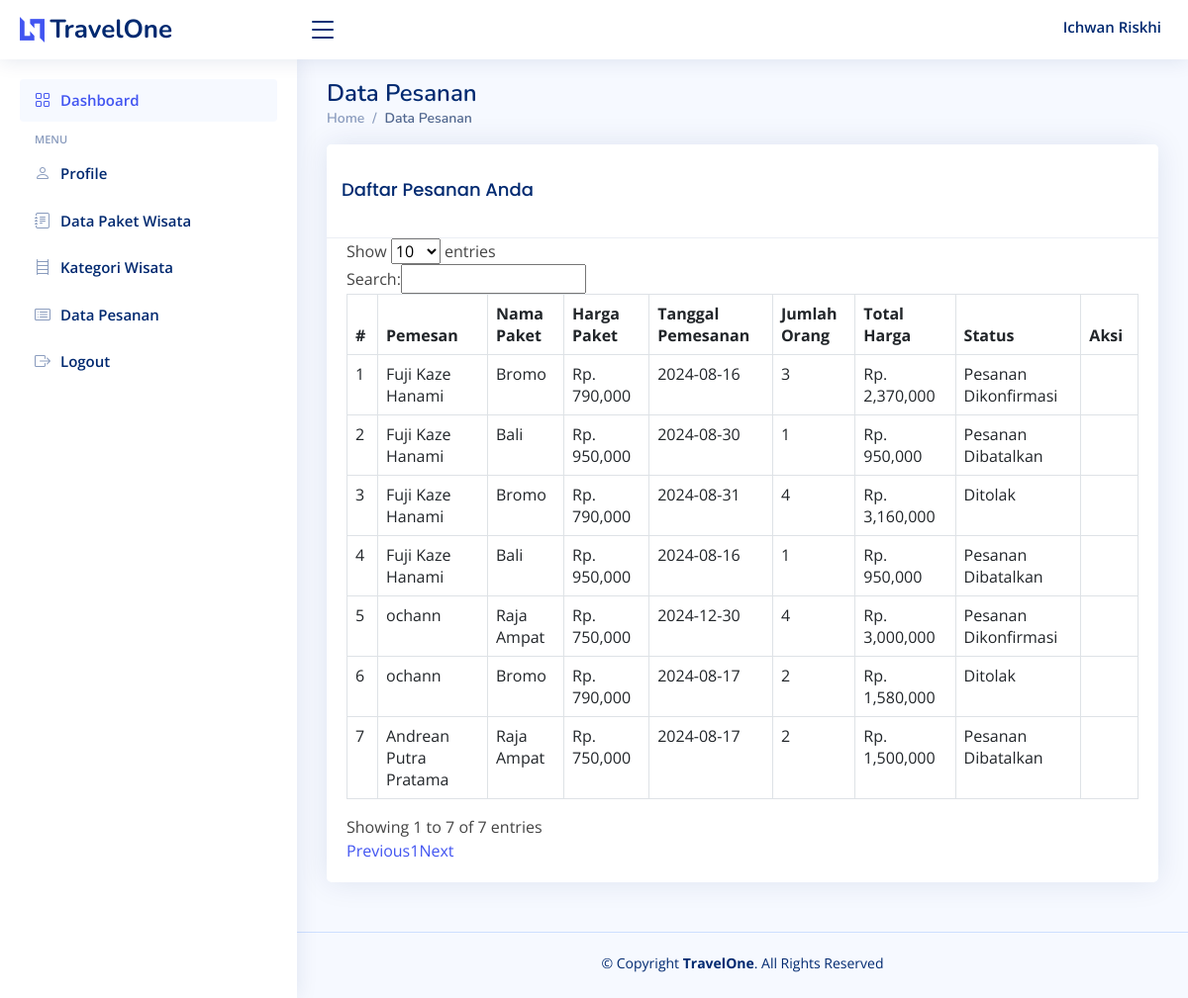
The app's page /admin/pesanan.php (signed in) with its own data.
### tables this page shows
CREATE TABLE `users` (
  `user_id` int(5) NOT NULL,
  `nama_lengkap` varchar(30) NOT NULL,
  `email` varchar(30) NOT NULL,
  `password` varchar(15) NOT NULL,
  `telephone` varchar(13) DEFAULT NULL,
  `gender` enum('pria','wanita') DEFAULT NULL,
  `profile_picture` varchar(255) NOT NULL,
  `role` enum('user','admin') NOT NULL
);

CREATE TABLE `orders` (
  `order_id` int(11) NOT NULL,
  `user_id` int(5) NOT NULL,
  `package_id` int(11) NOT NULL,
  `booking_date` date NOT NULL,
  `num_people` int(11) NOT NULL,
  `total_price` decimal(10,2) NOT NULL,
  `status` enum('Pending','Confirmed','Cancelled','Unverified','Rejected') DEFAULT 'Pending',
  `proof_of_payment` varchar(255) DEFAULT NULL,
  `created_at` timestamp NOT NULL DEFAULT current_timestamp(),
  `updated_at` timestamp NOT NULL DEFAULT current_timestamp() ON UPDATE current_timestamp()
);

CREATE TABLE `tour_packages` (
  `package_id` int(11) NOT NULL,
  `package` varchar(30) NOT NULL,
  `picture` varchar(255) NOT NULL,
  `price` varchar(15) NOT NULL,
  `description` text NOT NULL,
  `category_id` int(11) NOT NULL
);

### admin/pesanan.php (the view, shortened to what this page needs)
<?php
include '../layout/header.php';
include '../layout/sidebar_admin.php';
?>
<!DOCTYPE html>
<html lang="en">
<head>
  <link href="../assets1/vendor/bootstrap/css/bootstrap.min.css" rel="stylesheet">
  <link href="../assets1/vendor/bootstrap-icons/bootstrap-icons.css" rel="stylesheet">
  <link href="../assets1/vendor/boxicons/css/boxicons.min.css" rel="stylesheet">
  <link href="../assets1/vendor/quill/quill.snow.css" rel="stylesheet">
  <link href="../assets1/vendor/quill/quill.bubble.css" rel="stylesheet">
  <link href="../assets1/vendor/remixicon/remixicon.css" rel="stylesheet">
  <link href="../assets1/vendor/simple-datatables/style.css" rel="stylesheet">
  <link href="../assets1/css/style.css" rel="stylesheet">
  <link rel="stylesheet" type="text/css" href="https://cdn.datatables.net/v/bs5/dt-1.11.3/datatables.min.css"/>
</head>
<body>
<main id="main" class="main">
        <div class="pagetitle">
            <h1>Data Pesanan</h1>
            <nav>
                <ol class="breadcrumb">
                    <li class="breadcrumb-item"><a href="index.php">Home</a></li>
                    <li class="breadcrumb-item active">Data Pesanan</li>
                </ol>
            </nav>
        </div>
        <div class="col-lg-12">
        <div class="card">
    <?php
        include '../connection.php';
        $query = "SELECT * FROM users INNER JOIN orders ON users.user_id = orders.user_id INNER JOIN tour_packages ON orders.package_id = tour_packages.package_id";
        $result = mysqli_query($koneksi, $query);
    ?>
    <div class="card-header">
        <h5 class="card-title">Daftar Pesanan Anda</h5>
    </div>
    <div class="card-body">
        <table class="table table-bordered" id="myTable">
            <thead>
                <tr>
                    <th>#</th>
                    <th>Pemesan</th>
                    <th>Nama Paket</th>
                    <th>Harga Paket</th>
                    <th>Tanggal Pemesanan</th>
                    <th>Jumlah Orang</th>
                    <th>Total Harga</th>
                    <th>Status</th>
                    <th>Aksi</th>
                </tr>
            </thead>
            <tbody>
                <?php
                $no = 1;
                while ($row = mysqli_fetch_array($result)) {
                ?>
                    <tr>
                        <td><?php echo $no++; ?></td>
                        <td><?php echo $row['nama_lengkap']; ?></td>
                        <td><?php echo $row['package']; ?></td>
                        <td>Rp. <?= number_format($row['price']); ?></td>
                        <td><?php echo $row['booking_date']; ?></td>
                        <td><?php echo $row['num_people']; ?></td>
                        <td>Rp. <?= number_format($row['total_price']); ?></td>
                        <td>
                        <?php
                            switch ($row['status']) {
                                case 'Confirmed':
                                    echo 'Pesanan Dikonfirmasi';
                                    break;
                                case 'Cancelled':
                                    echo 'Pesanan Dibatalkan';
                                    break;
                                case 'Rejected':
                                    echo 'Ditolak';
                                    break;
                            }
                            ?>
                        </td>
                        <td>
                        </td>
                    </tr>
                <?php } ?>
            </tbody>
        </table>
    </div>
</div>
            </div>
    </main>
    <?php
include '../layout/footer.php';
?>
</body>
</html>

### layout/header.php (shortened to what this page needs)
<?php
include '../connection.php';
$email = $_SESSION['email'];
$query = $koneksi->prepare("SELECT * FROM users WHERE email = ? LIMIT 1");
$query->bind_param("s", $email);
$query->execute();
$result = $query->get_result();
if ($result->num_rows > 0) {
    $user = $result->fetch_assoc();
} else {
    die("User tidak ditemukan.");
}
$nama_kolom = "nama_lengkap";
?>
<header id="header" class="header fixed-top d-flex align-items-center">
    <div class="d-flex align-items-center justify-content-between">
        <a href="index.php" class="logo d-flex align-items-center">
            <img src="../assets/img/logo.png" alt="">
            <span class="d-none d-lg-block">TravelOne</span>
        </a>
        <i class="bi bi-list toggle-sidebar-btn"></i>
    </div>
    <div class="container d-flex align-items-center justify-content-end">
        <ul class="sidebar-nav">
            <li class="nav-item">
                <a class="nav-link collapsed">
                    <span><?php echo htmlspecialchars($user[$nama_kolom]); ?></span>
                </a>
            </li>
        </ul>
    </div>
</header>

### assets1/css/style.css (style rules this page uses)
:root { scroll-behavior: smooth; }
body { font-family: "Open Sans", sans-serif; background: #f6f9ff; color: #444444; }
a { color: #4154f1; text-decoration: none; }
h1, h2, h3, h4, h5, h6 { font-family: "Nunito", sans-serif; }
#main { margin-top: 60px; padding: 20px 30px; transition: all 0.3s; }
.pagetitle { margin-bottom: 10px; }
.pagetitle h1 { font-size: 24px; margin-bottom: 0; font-weight: 600; color: #012970; }
.card { margin-bottom: 30px; border: none; border-radius: 5px; box-shadow: 0px 0 30px rgba(1, 41, 112, 0.1); }
.card-header, .card-footer { border-color: #ebeef4; background-color: #fff; color: #798eb3; padding: 15px; }
.card-title { padding: 20px 0 15px 0; font-size: 18px; font-weight: 500; color: #012970; font-family: "Poppins", sans-serif; }
.card-body { padding: 0 20px 20px 20px; }
.breadcrumb { font-size: 14px; font-family: "Nunito", sans-serif; color: #899bbd; font-weight: 600; }
.breadcrumb a { color: #899bbd; transition: 0.3s; }
.breadcrumb .breadcrumb-item::before { color: #899bbd; }
.breadcrumb .active { color: #51678f; font-weight: 600; }
.logo { line-height: 1; }
@media (min-width: 1200px) { .logo { width: 280px; } }
.logo img { max-height: 26px; margin-right: 6px; }
.logo span { font-size: 26px; font-weight: 700; color: #012970; font-family: "Nunito", sans-serif; }
.header { transition: all 0.5s; z-index: 997; height: 60px; box-shadow: 0px 2px 20px rgba(1, 41, 112, 0.1); background-color: #fff; padding-left: 20px; }
.header .toggle-sidebar-btn { font-size: 32px; padding-left: 10px; cursor: pointer; color: #012970; }
@media (min-width: 1200px) { #main, #footer { margin-left: 300px; } }
.sidebar-nav { padding: 0; margin: 0; list-style: none; }
.sidebar-nav li { padding: 0; margin: 0; list-style: none; }
.sidebar-nav .nav-item { margin-bottom: 5px; }
.sidebar-nav .nav-link { display: flex; align-items: center; font-size: 15px; font-weight: 600; color: #4154f1; transition: 0.3; background: #f6f9ff; padding: 10px 15px; border-radius: 4px; }
.sidebar-nav .nav-link.collapsed { color: #012970; background: #fff; }

### records on screen
users: nama_lengkap "Ichwan Riskhi"
orders: user.nama_lengkap "Fuji Kaze Hanami", package.package "Bromo", package.price "790,000", booking_date "2024-08-16", num_people "3", total_price "2,370,000", status "Pesanan Dikonfirmasi"
orders: user.nama_lengkap "Fuji Kaze Hanami", package.package "Bali", package.price "950,000", booking_date "2024-08-30", num_people "1", total_price "950,000", status "Pesanan Dibatalkan"
orders: user.nama_lengkap "Fuji Kaze Hanami", package.package "Bromo", package.price "790,000", booking_date "2024-08-31", num_people "4", total_price "3,160,000", status "Ditolak"
orders: user.nama_lengkap "Fuji Kaze Hanami", package.package "Bali", package.price "950,000", booking_date "2024-08-16", num_people "1", total_price "950,000", status "Pesanan Dibatalkan"
orders: user.nama_lengkap "ochann", package.package "Raja Ampat", package.price "750,000", booking_date "2024-12-30", num_people "4", total_price "3,000,000", status "Pesanan Dikonfirmasi"
orders: user.nama_lengkap "ochann", package.package "Bromo", package.price "790,000", booking_date "2024-08-17", num_people "2", total_price "1,580,000", status "Ditolak"
orders: user.nama_lengkap "Andrean Putra Pratama", package.package "Raja Ampat", package.price "750,000", booking_date "2024-08-17", num_people "2", total_price "1,500,000", status "Pesanan Dibatalkan"
